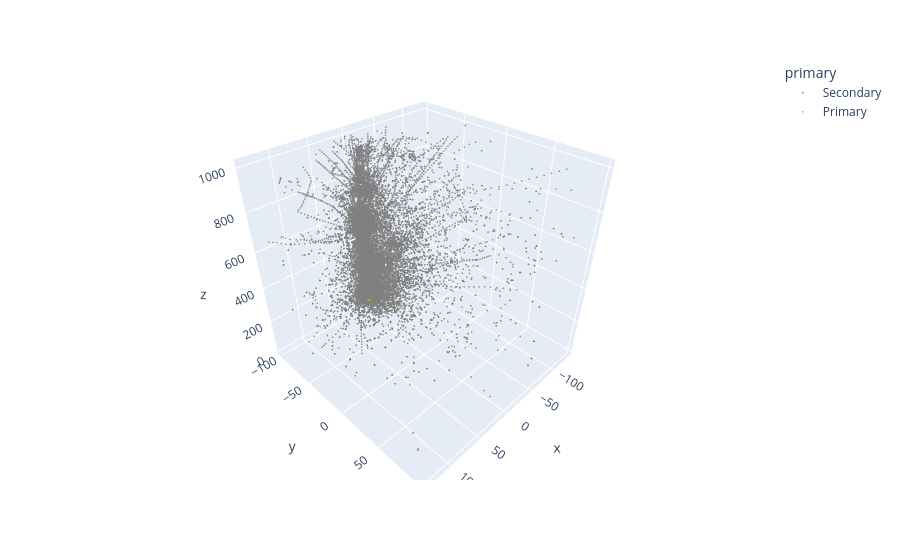

Notebook source saved alongside this figure:
### Code cell
import plotly.express as px

fig = px.scatter_3d(
    long_df,
    x="x",
    y="y",
    z="z",
    color="primary",
    color_discrete_map={
        "Primary": "orange",
        "Secondary": "gray"
    },
    opacity=0.8,
    hover_name="name"

)

fig.update_traces(marker=dict(size=1))
fig.show()

### Figure 1 — Plotly figure (JSON) as saved in the notebook; plotly's stock layout.template omitted (floating-point values rounded to 4 significant figures; data arrays with more than 128 entries replaced by an {"elided": "..."} marker saying what was removed)
{"data": [{"hovertemplate": "<b>%{hovertext}</b><br><br>primary=Secondary<br>x=%{x}<br>y=%{y}<br>z=%{z}<extra></extra>", "hovertext": {"elided": "53112 str values"}, "legendgroup": "Secondary", "marker": {"color": "gray", "opacity": 0.8, "size": 1, "symbol": "circle"}, "mode": "markers", "name": "Secondary", "scene": "scene", "showlegend": true, "type": "scatter3d", "x": {"elided": "53112 float values"}, "y": {"elided": "53112 float values"}, "z": {"elided": "53112 float values"}}, {"hovertemplate": "<b>%{hovertext}</b><br><br>primary=Primary<br>x=%{x}<br>y=%{y}<br>z=%{z}<extra></extra>", "hovertext": ["e-", "e-", "e-"], "legendgroup": "Primary", "marker": {"color": "orange", "opacity": 0.8, "size": 1, "symbol": "circle"}, "mode": "markers", "name": "Primary", "scene": "scene", "showlegend": true, "type": "scatter3d", "x": [-6.567, -5.943, -5.943], "y": [-92.54, -92.06, -87.41], "z": [50.23, 60.28, 70.33]}], "layout": {"legend": {"title": {"text": "primary"}, "tracegroupgap": 0}, "margin": {"t": 60}, "scene": {"domain": {"x": [0, 1], "y": [0, 1]}, "xaxis": {"title": {"text": "x"}}, "yaxis": {"title": {"text": "y"}}, "zaxis": {"title": {"text": "z"}}}}}
